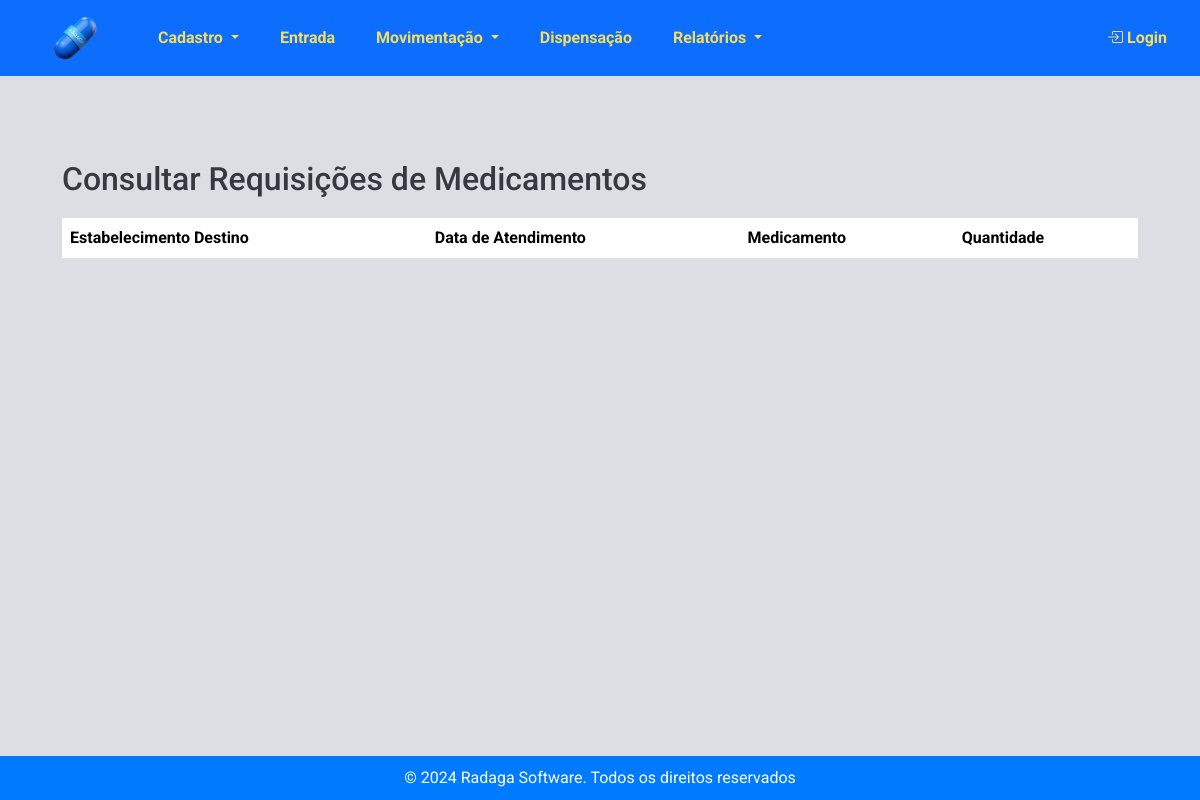
Before: /estoque/consultar_requisicoes/ with the older database file.
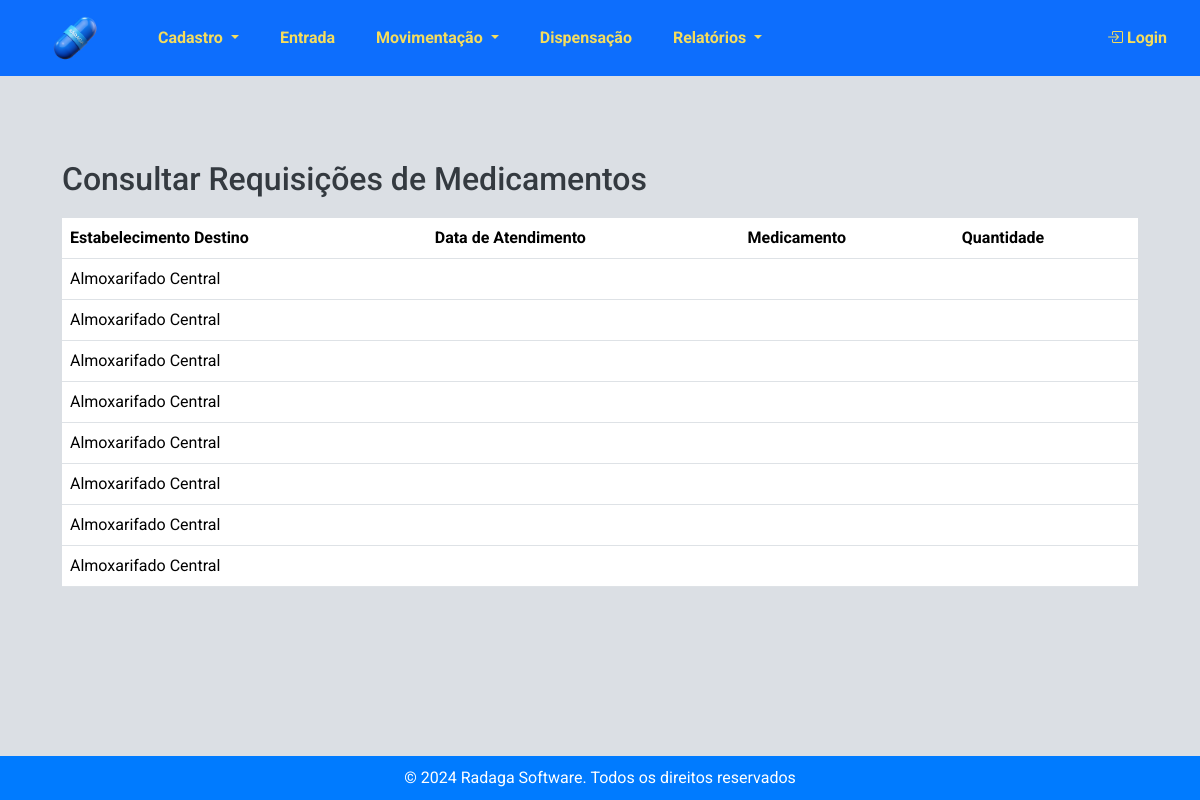
After: the same page with the newer database file.
### estoque/models.py (models this page shows, shortened)
class Requisicao(models.Model):
    estabelecimento_origem = models.ForeignKey(Estabelecimento, on_delete=models.CASCADE, related_name='requisicoes_origem')
    estabelecimento_destino = models.ForeignKey(Estabelecimento, on_delete=models.CASCADE, related_name='requisicoes_destino')
    observacoes = models.CharField(max_length=100, blank=True, null=True)
    data_requisicao = models.DateField(auto_now_add=True)
    status = models.CharField(max_length=20, choices=[('Pendente', 'Pendente'), ('Aprovada', 'Aprovada'), ('Rejeitada', 'Rejeitada'), ('Transferida', 'Transferida')], default='Pendente')
    data_aprovacao = models.DateField(null=True, blank=True)
    usuario_aprovador = models.ForeignKey(User, on_delete=models.SET_NULL, null=True, blank=True, related_name='requisicoes_aprovadas')

class Estabelecimento(models.Model):
    TIPOS_ESTABELECIMENTO = [
        ('Farmacia', 'Farmácia'),
        ('Almoxarifado Central', 'Almoxarifado Central'),
    ]
    nome = models.CharField(max_length=255)
    codigo_cnes = models.CharField(max_length=20)
    farmaceutico_responsavel = models.CharField(max_length=255)
    imagem_logotipo = models.ImageField(upload_to='logotipos/')
    tipo_estabelecimento = models.CharField(max_length=20, choices=TIPOS_ESTABELECIMENTO)

### estoque/views.py (the view)
# urls.py: path('consultar_requisicoes/', consultar_requisicoes, name='consultar_requisicoes'),
def consultar_requisicoes(request):
    requisicoes = Requisicao.objects.all()
    return render(request, 'estoque/consultar_requisicoes.html', {'requisicoes': requisicoes})

### estoque/templates/estoque/consultar_requisicoes.html
{% extends 'estoque/base.html' %}
{% block content %}
    <div class="container">
        <h2>Consultar Requisições de Medicamentos</h2>
        <table class="table">
            <thead>
                <tr>
                    <th>Estabelecimento Destino</th>
                    <th>Data de Atendimento</th>
                    <th>Medicamento</th>
                    <th>Quantidade</th>
                </tr>
            </thead>
            <tbody>
                {% for requisicao in requisicoes %}
                    <tr>
                        <td>{{ requisicao.estabelecimento_destino.nome }}</td>
                        <td>{{ requisicao.data_atendimento }}</td>
                        <td>{{ requisicao.medicamento.nome }}</td>
                        <td>{{ requisicao.quantidade }}</td>
                    </tr>
                {% endfor %}
            </tbody>
        </table>
    </div>
{% endblock %}

### estoque/templates/estoque/base.html (shortened to what this page needs)
<!DOCTYPE html>
<html>
<head>
    {% load static %}
    <link rel="stylesheet"
    href="https://cdnjs.cloudflare.com/ajax/libs/bootstrap-datepicker/1.9.0/css/bootstrap-datepicker.min.css">
<link href="https://cdn.jsdelivr.net/npm/bootstrap@5.3.3/dist/css/bootstrap.min.css" rel="stylesheet">
<link rel="stylesheet" href="{% static 'estoque/css/styles.css' %}">
<link href="https://cdn.jsdelivr.net/npm/select2@4.1.0-rc.0/dist/css/select2.min.css" rel="stylesheet" />
<link href="https://cdnjs.cloudflare.com/ajax/libs/bootstrap-icons/1.10.0/font/bootstrap-icons.min.css" rel="stylesheet">
</head>
</head>
<body>
    <nav class="navbar navbar-expand-lg navbar-dark bg-primary">
        <a href="{% url 'nova_dispensacao' %}">
            <img src="{% static 'estoque/pill.png' %}" alt="UML" style="margin: 5px 50px;height: 50px;" />
        </a>
        <div class="collapse navbar-collapse" id="navbarNav">
            <ul class="navbar-nav">
                <li class="nav-item dropdown">
                    <a class="nav-link dropdown-toggle" href="#" role="button" id="cadastroDropdown" role="button"
                        data-bs-toggle="dropdown" aria-haspopup="true" aria-expanded="false">
                        Cadastro
                    </a>
                </li>
                <li class="nav-item">
                    <a class="nav-link" href="{% url 'entrada_estoque' %}">Entrada</a>
                </li>
                <li class="nav-item dropdown">
                    <a class="nav-link dropdown-toggle" href="#" id="saidasDropdown" role="button"
                        data-bs-toggle="dropdown" aria-haspopup="true" aria-expanded="false">
                        Movimentação
                    </a>
                </li>
                <li class="nav-item">
                    <a class="nav-link" href="{% url 'nova_dispensacao' %}">Dispensação</a>
                </li>
                <li class="nav-item dropdown">
                    <a class="nav-link dropdown-toggle" href="#" id="relatoriosDropdown" role="button"
                        data-bs-toggle="dropdown" aria-haspopup="true" aria-expanded="false">
                        Relatórios
                    </a>
                </li>
            </ul>
            <ul class="navbar-nav ms-auto">
                {% if user.is_authenticated %}
                <li class="nav-item">
                    <span class="navbar-text">Bem-vindo, {{ user.username }}!</span>
                </li>
                <li class="nav-item">
                    <form id="logout-form" action="{% url 'logout' %}" method="POST" style="display: none;">
                        {% csrf_token %}
                    </form>
                    <a class="nav-link" href="#"
                        onclick="event.preventDefault(); document.getElementById('logout-form').submit();">
                        Logout
                    </a>
                </li>
                {% else %}
                <li class="nav-item">
                    <a class="nav-link" href="{% url 'login' %}">
                        <i class="bi bi-box-arrow-in-right"></i> Login
                    </a>
                </li>
                {% endif %}
            </ul>
        </div>
    </nav>
    <br>
    <div class="container content">
        {% block content %}{% endblock %}
    </div>
    <footer>
        &copy; 2024 Radaga Software. Todos os direitos reservados
    </footer>
</body>
</html>

### estoque/static/estoque/css/styles.css (style rules this page uses)
html, body { height: 100%; margin: 0; padding: 0; font-family: 'Roboto', sans-serif; background-color: #dbdfe4; color: #343a40; display: flex; flex-direction: column; }
.navbar { background-color: #007bff; margin-bottom: 0; align-items: center; }
.navbar .navbar-brand, .navbar .nav-link { color: #F5DD5D !important; font-weight: bold; font-family: 'Roboto', sans-serif; }
.navbar .navbar-nav .nav-item { margin-right: 25px; }
.navbar-collapse { justify-content: center; }
.navbar img { vertical-align: middle; }
.navbar .navbar-nav.ms-auto { margin-left: auto; }
.content { flex: 1; padding: 20px; }
footer { background-color: #007bff; color: #ffffff; padding: 10px 0; text-align: center; width: 100%; margin-top: auto; }
.container { margin-top: 20px; }
h1, h2, h3, h4, h5, h6 { font-family: 'Roboto', sans-serif; color: #343a40; margin-bottom: 20px; }
h2 { font-size: 2rem; }

Changed rows visible on the page:
added Requisicao: estabelecimento_destino.nome "Almoxarifado Central"
added Requisicao: estabelecimento_destino.nome "Almoxarifado Central"
added Requisicao: estabelecimento_destino.nome "Almoxarifado Central"
added Requisicao: estabelecimento_destino.nome "Almoxarifado Central"
added Requisicao: estabelecimento_destino.nome "Almoxarifado Central"
added Requisicao: estabelecimento_destino.nome "Almoxarifado Central"
added Requisicao: estabelecimento_destino.nome "Almoxarifado Central"
added Requisicao: estabelecimento_destino.nome "Almoxarifado Central"
